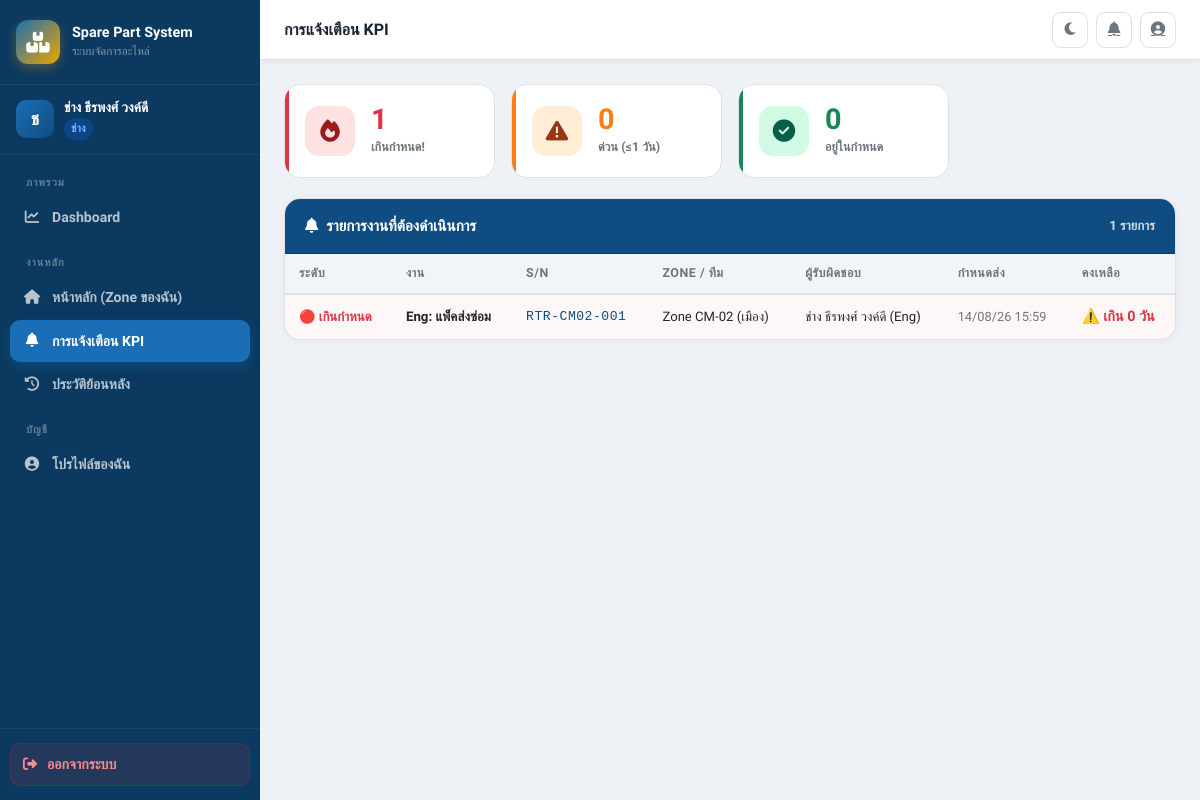
The page /pages/notifications.php (signed in) on the database its author committed.
### tables this page shows
CREATE TABLE IF NOT EXISTS Spare_ICS (
    Spare_ID          INT AUTO_INCREMENT PRIMARY KEY,
    Serial_Number     VARCHAR(100) NOT NULL,
    Product_Name      VARCHAR(100) NULL,
    Type              ENUM('Router','UPS','RACK') NOT NULL DEFAULT 'Router',
    Zone_ID           INT NULL,
    Status_ID         TINYINT NOT NULL DEFAULT 1,
    Checklist_Correct TINYINT NOT NULL DEFAULT 0,
    Remark            TEXT NULL,
    Repair_Job_No     VARCHAR(50) NULL COMMENT 'เลขซ่อม Store',
    Last_Update       DATETIME NULL DEFAULT CURRENT_TIMESTAMP ON UPDATE CURRENT_TIMESTAMP,
    FOREIGN KEY (Zone_ID) REFERENCES Zones(Zone_ID) ON DELETE SET NULL
);

CREATE TABLE IF NOT EXISTS Zones (
    Zone_ID   INT AUTO_INCREMENT PRIMARY KEY,
    Zone_Name VARCHAR(100) NOT NULL,
    Team_ID   INT NOT NULL,
    FOREIGN KEY (Team_ID) REFERENCES Teams(Team_ID) ON DELETE CASCADE
);

### config/controller.php (called while the page is built, shortened)
<?php
require_once 'database.php';
class SystemController {
    private $conn;
    public function __construct() {
        $database    = new Database();
        $this->conn  = $database->getConnection();
    }
    public function getKPIConfig() {
        $res = $this->conn->query("SELECT Config_Key, Config_Value FROM System_Config")->fetchAll(PDO::FETCH_KEY_PAIR);
        return [
            'en'      => $res['kpi_en_days']      ?? 3,
            'sup'     => $res['kpi_sup_days']      ?? 3,
            'receive' => $res['kpi_receive_days']  ?? 3,
            'store'   => $res['kpi_store_days']    ?? 7,
        ];
    }
    public function calculateDueDate($startDate, $daysAllowed) {
        $date = new DateTime($startDate);
        while ($daysAllowed > 0) { $date->modify('+1 day'); $daysAllowed--; }
        return $date->format('Y-m-d H:i:s');
    }
    public function getActiveKPIItems($role, $zone_id, $team_id) {
        $cfg = $this->getKPIConfig(); $items = []; $today = new DateTime();
        $zone_id = intval($zone_id); $team_id = intval($team_id);
        $sql = "SELECT s.*, z.Zone_Name,
                (SELECT Fullname FROM Users WHERE Zone_ID = s.Zone_ID AND Role_Level = 'Eng' LIMIT 1) as Eng_Resp,
                (SELECT Fullname FROM Users WHERE Team_ID = t.Team_ID AND Role_Level = 'Sup' LIMIT 1) as Sup_Resp
                FROM Spare_ICS s
                LEFT JOIN Zones z ON s.Zone_ID=z.Zone_ID
                LEFT JOIN Teams t ON z.Team_ID=t.Team_ID
                WHERE 1=1 ";
        if ($role == 'Eng')    { $sql .= " AND s.Zone_ID = $zone_id AND s.Status_ID IN (4,6)"; }
        elseif ($role == 'Sup'){ $sql .= " AND z.Team_ID = $team_id AND s.Status_ID IN (2,3,5,8,9,10,12)"; }
        elseif ($role == 'Assis') { $in = $this->getAssisTeamsInClause(); $sql .= " AND z.Team_ID IN ($in) AND s.Status_ID IN (2,3,4,5,6,7,8,9,10,12)"; }
        elseif ($role == 'Manager') { $sql .= " AND s.Status_ID IN (2,3,4,5,6,7,8,9,10,12)"; }
        elseif ($role == 'Store')   { $sql .= " AND s.Status_ID IN (7,8)"; }
        else { return []; }
        $stmt = $this->conn->prepare($sql); $stmt->execute(); $raw = $stmt->fetchAll(PDO::FETCH_ASSOC);
        foreach ($raw as $r) {
            $limit = 0; $startDate = $r['Last_Update']; $resp = "-"; $type = "";
            if (in_array($r['Status_ID'],[4,6])) { $limit = $cfg['en']; $resp = ($r['Eng_Resp']??"ช่าง") . " (Eng)"; $type = ($r['Status_ID']==6) ? "Eng: อัปเดตสถานะ" : "Eng: แพ็คส่งซ่อม"; }
            elseif ($r['Status_ID']==2) { $limit = $cfg['sup']; $resp = ($r['Sup_Resp']??"Sup") . " (Sup)"; $type = "Sup: Verify S/N"; }
            elseif (in_array($r['Status_ID'],[10,12])) { $limit = $cfg['sup']; $resp = ($r['Sup_Resp']??"Sup") . " (Sup)"; $type = "Sup: ตรวจสอบใบเบิก/คืน"; }
            elseif (in_array($r['Status_ID'],[3,5])) { $limit = $cfg['sup']; $resp = ($r['Sup_Resp']??"Sup") . " (Sup)"; $type = $r['Status_ID']==3 ? "Sup: ส่งของไป Store" : "Sup: รอรับของจากช่าง"; }
            elseif ($r['Status_ID']==8) { $limit = $cfg['sup']; $resp = ($r['Sup_Resp']??"Sup") . " (Sup)"; $type = "Sup: รับของคืนจาก Store"; }
            elseif ($r['Status_ID']==7) { $limit = $cfg['store']; $resp = "Store"; $type = "Store: กำลังซ่อม"; }
            $due = $this->calculateDueDate($startDate, $limit); $diff = $today->diff(new DateTime($due));
            $r['kpi_days_left'] = ($today > new DateTime($due)) ? -$diff->days : $diff->days;
            $r['kpi_due_date'] = $due; $r['resp_name'] = $resp; $r['task_type'] = $type; $items[] = $r;
        }
        usort($items, fn($a,$b) => $a['kpi_days_left'] <=> $b['kpi_days_left']);
        return $items;
    }
}
?>

### config/database.php (called while the page is built, shortened)
<?php
class Database {
    private $host;
    private $db_name;
    private $username;
    private $password;
    public function __construct() {
        $this->host     = getenv('DB_HOST') ?: "localhost";
        $this->db_name  = getenv('DB_NAME') ?: "spare_part_system";
        $this->username = getenv('DB_USER') ?: "root";
        $this->password = getenv('DB_PASS') ?: "";
    }
    public function getConnection() {
        $this->conn = null;
        try {
            $this->conn = new PDO(
                "mysql:host={$this->host};dbname={$this->db_name};charset=utf8mb4",
                $this->username,
                $this->password
            );
            $this->conn->exec("SET NAMES utf8mb4");
            $this->conn->setAttribute(PDO::ATTR_ERRMODE, PDO::ERRMODE_EXCEPTION);
        } catch (PDOException $e) {
            error_log("DB Connection error: " . $e->getMessage());
        }
        return $this->conn;
    }
}
?>

### pages/notifications.php (the view, shortened to what this page needs)
<?php
require_once '../config/controller.php';
require_once '../includes/header.php';
$sys  = new SystemController();
$role = $_SESSION['role'];
$tid  = $_SESSION['team_id'] ?? 0;
$zid  = $_SESSION['zone_id'] ?? 0;
$kpi_items = $sys->getActiveKPIItems($role, $zid, $tid);
$overdue   = array_filter($kpi_items, fn($a) => $a['kpi_days_left'] <= 0);
$urgent    = array_filter($kpi_items, fn($a) => $a['kpi_days_left'] > 0 && $a['kpi_days_left'] <= 1);
$ok        = array_filter($kpi_items, fn($a) => $a['kpi_days_left'] > 1);
function h2($s){ return htmlspecialchars($s??'',ENT_QUOTES,'UTF-8'); }
?>
<div class="content-wrapper">
<div class="stat-grid" style="grid-template-columns:repeat(auto-fill,minmax(180px,1fr))">
    <div class="stat-card" style="color:#dc3545">
        <div class="stat-icon" style="background:#fee2e2;color:#991b1b"><i class="fa-solid fa-fire"></i></div>
        <div class="stat-info"><div class="stat-num"><?php echo count($overdue); ?></div><div class="stat-label">เกินกำหนด!</div></div>
    </div>
    <div class="stat-card" style="color:#fd7e14">
        <div class="stat-icon" style="background:#ffedd5;color:#9a3412"><i class="fa-solid fa-triangle-exclamation"></i></div>
        <div class="stat-info"><div class="stat-num"><?php echo count($urgent); ?></div><div class="stat-label">ด่วน (≤1 วัน)</div></div>
    </div>
    <div class="stat-card" style="color:#198754">
        <div class="stat-icon" style="background:#d1fae5;color:#065f46"><i class="fa-solid fa-circle-check"></i></div>
        <div class="stat-info"><div class="stat-num"><?php echo count($ok); ?></div><div class="stat-label">อยู่ในกำหนด</div></div>
    </div>
</div>
<?php if (empty($kpi_items)): ?>
<div class="card">
    <div class="card-body" style="text-align:center;padding:60px;color:var(--text-muted)">
        <i class="fa-solid fa-bell-slash" style="font-size:4rem;opacity:.2;display:block;margin-bottom:16px"></i>
        <div style="font-size:1.2rem;font-weight:700;margin-bottom:8px">ไม่มีการแจ้งเตือน</div>
        <div style="font-size:.9rem">ทุกงานอยู่ในกำหนด เยี่ยมมาก! 🎉</div>
    </div>
</div>
<?php else: ?>
<div class="card">
    <div class="card-header primary">
        <span><i class="fa-solid fa-bell me-2"></i>รายการงานที่ต้องดำเนินการ</span>
        <span style="font-size:.82rem;opacity:.8"><?php echo count($kpi_items); ?> รายการ</span>
    </div>
    <div class="table-responsive">
    <table class="table-custom">
        <thead>
            <tr>
                <th>ระดับ</th>
                <th>งาน</th>
                <th>S/N</th>
                <th>Zone / ทีม</th>
                <th>ผู้รับผิดชอบ</th>
                <th>กำหนดส่ง</th>
                <th>คงเหลือ</th>
            </tr>
        </thead>
        <tbody>
        <?php foreach ($kpi_items as $a):
            $od  = $a['kpi_days_left'] <= 0;
            $urg = !$od && $a['kpi_days_left'] <= 1;
            $clr = $od ? '#dc3545' : ($urg ? '#fd7e14' : '#198754');
            $lv  = $od ? '🔴 เกินกำหนด' : ($urg ? '🟡 เร่งด่วน' : '🟢 ปกติ');
        ?>
        <tr style="<?php if ($od) echo 'background:rgba(220,53,69,.04)'; elseif($urg) echo 'background:rgba(253,126,20,.04)'; ?>">
            <td><span style="font-size:.82rem;font-weight:700;color:<?php echo $clr ?>"><?php echo $lv; ?></span></td>
            <td style="font-size:.83rem;font-weight:600"><?php echo h2($a['task_type']??''); ?></td>
            <td class="font-mono" style="font-size:.82rem;color:var(--primary)"><?php echo h2($a['Serial_Number']??'-'); ?></td>
            <td style="font-size:.82rem"><?php echo h2($a['Zone_Name']??'-'); ?><?php if(!empty($a['Team_Name'])) echo ' / '.h2($a['Team_Name']); ?></td>
            <td style="font-size:.82rem"><?php echo h2($a['resp_name']??'-'); ?></td>
            <td style="font-size:.8rem;color:var(--text-muted)"><?php echo $a['kpi_due_date'] ? date('d/m/y H:i',strtotime($a['kpi_due_date'])) : '-'; ?></td>
            <td>
                <b style="color:<?php echo $clr ?>;font-size:.9rem">
                    <?php echo $od ? '⚠️ เกิน '.abs($a['kpi_days_left']).' วัน' : '⏰ '.$a['kpi_days_left'].' วัน'; ?>
                </b>
            </td>
        </tr>
        <?php endforeach; ?>
        </tbody>
    </table>
    </div>
</div>
<?php endif; ?>
</div>
<?php require_once '../includes/footer.php'; ?>

### assets/css/style.css (style rules this page uses)
*, *::before, *::after { box-sizing: border-box; }
body { font-family: 'Sarabun', sans-serif; background-color: var(--bg); color: var(--text); margin: 0; transition: background-color 0.3s, color 0.3s; }
.content-wrapper { padding: 24px; flex: 1; }
.card { background: var(--card-bg); border: 1px solid var(--border); border-radius: 16px; overflow: hidden; box-shadow: 0 1px 8px rgba(0,0,0,0.05); margin-bottom: 20px; }
.card-header { padding: 16px 20px; border-bottom: 1px solid var(--border); display: flex; align-items: center; justify-content: space-between; font-weight: 700; font-size: 0.95rem; background: var(--card-bg); }
.card-header.primary { background: var(--primary); color: #fff; border-color: var(--primary-dark); }
.stat-grid { display: grid; gap: 16px; grid-template-columns: repeat(auto-fill, minmax(200px, 1fr)); margin-bottom: 20px; }
.stat-card { background: var(--card-bg); border: 1px solid var(--border); border-radius: 16px; padding: 20px; display: flex; align-items: center; gap: 16px; transition: transform 0.2s, box-shadow 0.2s; position: relative; overflow: hidden; }
.stat-card::before { content: ''; position: absolute; top: 0; left: 0; width: 4px; height: 100%; background: currentColor; border-radius: 0 4px 4px 0; }
.stat-icon { width: 50px; height: 50px; border-radius: 14px; display: flex; align-items: center; justify-content: center; font-size: 1.4rem; flex-shrink: 0; }
.stat-info .stat-num { font-size: 1.8rem; font-weight: 800; line-height: 1; }
.stat-info .stat-label { font-size: 0.78rem; color: var(--text-muted); margin-top: 4px; font-weight: 600; }
.table-custom { width: 100%; border-collapse: collapse; font-size: 0.88rem; }
.table-custom th { background: var(--table-head); color: var(--text-muted); font-weight: 700; font-size: 0.78rem; text-transform: uppercase; letter-spacing: 0.5px; padding: 10px 14px; border-bottom: 2px solid var(--border); text-align: left; white-space: nowrap; }
.table-custom td { padding: 11px 14px; border-bottom: 1px solid var(--border); vertical-align: middle; }
.table-custom tbody tr { transition: background 0.15s; }
.table-custom tbody tr:last-child td { border-bottom: none; }
.table-responsive { overflow-x: auto; -webkit-overflow-scrolling: touch; }
.font-mono { font-family:'Consolas','Courier New',monospace; letter-spacing:.5px; }

### rows shown on the page
spare_ics: Checklist_Correct "1", Checklist_Correct "0", Checklist_Correct "🔴 เกินกำหนด", task_type "Eng: แพ็คส่งซ่อม", Serial_Number "RTR-CM02-001", Zone_ID.Zone_Name "Zone CM-02 (เมือง)", resp_name "ช่าง ธีรพงศ์ วงค์ดี (Eng)", kpi_due_date "14/08/26 15:59"

### other values the page prints
$avatar_letter "ช"
$current_fullname "ช่าง ธีรพงศ์ วงค์ดี"
$role_label "ช่าง"
count($kpi_items) "1"
